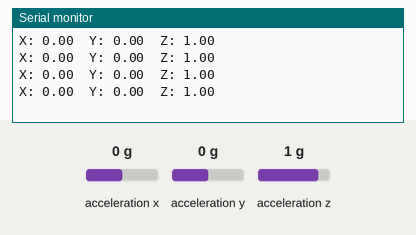
Simulated run of this sketch. Board: Arduino Uno, built with avr-gcc and run on an emulated ATmega328P. On the bench: the last lines printed to the serial monitor. Wiring (inferred from the names in the program): MPU-6050 motion sensor at I2C address 0x68. Inputs (shaded band) come from the test bench; at power-on: acceleration x 0 g, acceleration y 0 g, acceleration z 1 g.

Above: at 1.2 s.
1.3 s: acceleration x set to -1.4 g
At 1.73 s:
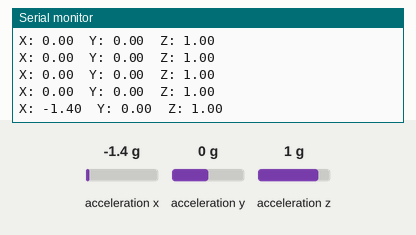
2.8 s: acceleration y set to -1.4 g
At 2.94 s:
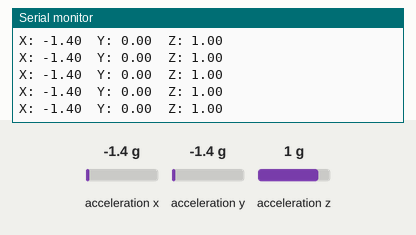
4.3 s: acceleration z set to -1.4 g
At 4.45 s:
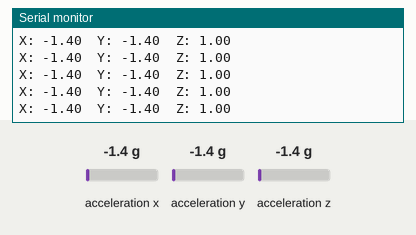

The sketch:

prueba_mpu6050.ino
```cpp
/*
 * prueba_mpu6050.ino — Test del acelerómetro MPU-6050 (MEGA, UNO o cualquiera)
 *
 * Herramienta de diagnóstico: despierta el MPU-6050 y muestra la
 * aceleración de los tres ejes por el monitor serie. Sirve para validar
 * el sensor antes de usarlo en mpu_multiusos (alarma, nivel, theremin).
 *
 * Cableado:
 *   VCC -> 5V   GND -> GND   SDA -> pin 20   SCL -> pin 21   (MEGA)
 *                            SDA -> A4       SCL -> A5       (UNO)
 *   (XDA, XCL, AD0 e INT: sin conectar)
 *
 * Uso:
 *   1. Sube el sketch y abre el Monitor Serie a 9600 baudios.
 *   2. Interpreta los valores (están en g, la aceleración de la gravedad):
 *        - Plano sobre la mesa:  X: 0.00  Y: 0.00  Z: 1.00  (±0.05 normal)
 *          Ese Z=1 es la gravedad: buena señal.
 *        - Al inclinarlo, el 1.00 se "muda" de Z hacia X o Y.
 *        - Boca abajo: Z: -1.00.
 *        - Al agitarlo, los números se disparan un instante.
 *   3. Si dice "MPU no responde" o los valores no cambian al moverlo:
 *      cables SDA/SCL cruzados, mal contacto o pines sin soldar.
 *      (Puedes confirmar la conexión con escaner_i2c: debe salir 0x68.)
 *
 * No necesita ninguna librería externa.
 */

#include <Wire.h>

const uint8_t DIR_MPU = 0x68;    // dirección I2C (0x69 si AD0 va a 5V)
bool conectado = false;

bool despertarMpu() {
  Wire.beginTransmission(DIR_MPU);
  Wire.write(0x6B);              // registro PWR_MGMT_1
  Wire.write(0);                 // salir del modo de bajo consumo
  return Wire.endTransmission() == 0;
}

void setup() {
  Wire.begin();
  Serial.begin(9600);

  conectado = despertarMpu();
  if (conectado) {
    Serial.println(F("MPU-6050 despierto. Inclina el sensor y observa:"));
  } else {
    Serial.println(F("MPU no responde en 0x68. Revisa VCC/GND/SDA/SCL y "
                     "las soldaduras de los pines."));
  }
}

void loop() {
  if (!conectado) {
    conectado = despertarMpu();  // reintenta por si arreglan el cable
    delay(1000);
    return;
  }

  Wire.beginTransmission(DIR_MPU);
  Wire.write(0x3B);              // primer registro del acelerómetro
  if (Wire.endTransmission(false) != 0 ||
      Wire.requestFrom(DIR_MPU, (uint8_t)6) != 6) {
    Serial.println(F("Se perdió la comunicación con el MPU."));
    conectado = false;
    return;
  }

  int16_t x = (Wire.read() << 8) | Wire.read();
  int16_t y = (Wire.read() << 8) | Wire.read();
  int16_t z = (Wire.read() << 8) | Wire.read();

  Serial.print(F("X: "));
  Serial.print(x / 16384.0, 2);
  Serial.print(F("  Y: "));
  Serial.print(y / 16384.0, 2);
  Serial.print(F("  Z: "));
  Serial.println(z / 16384.0, 2);

  delay(300);
}
```

Measured:
- after the input at 1.3 s, the serial monitor: prints a new line after 0.22 s (image 1)
